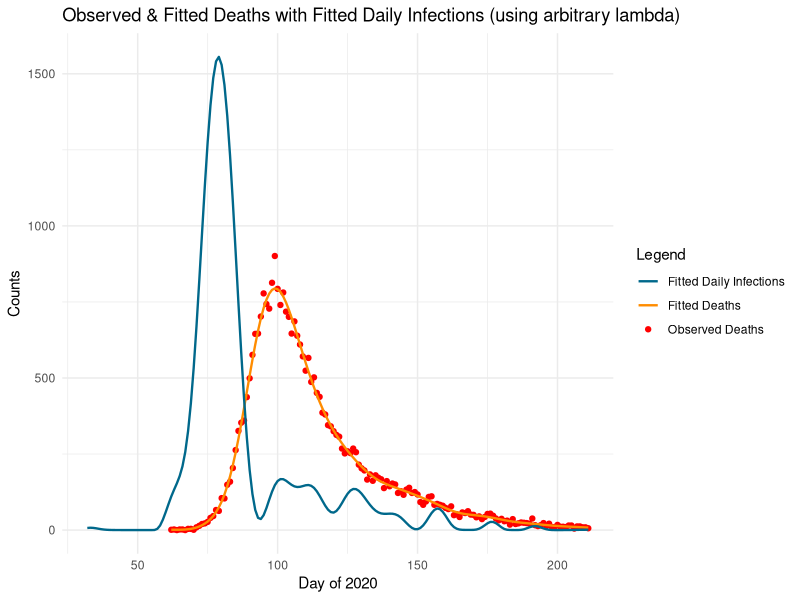
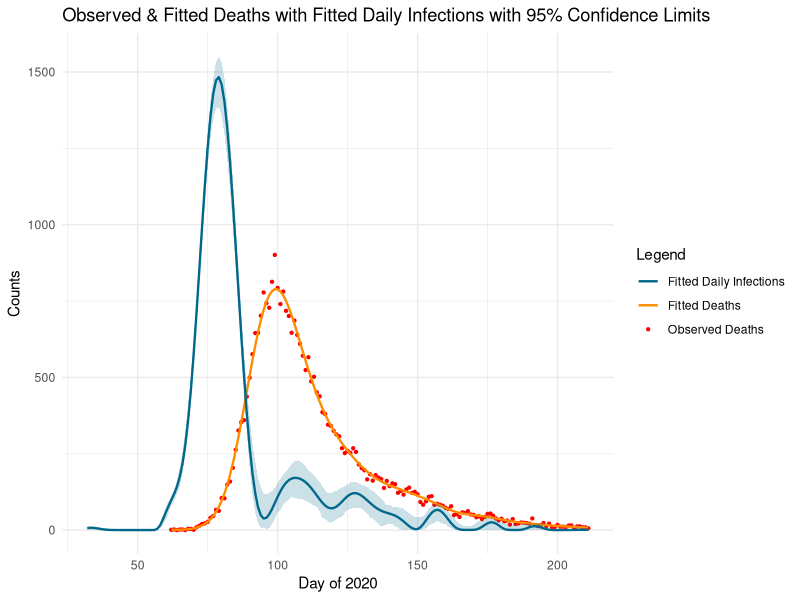

Generate these figures, in order, with R:
# Jackson Cramer (s2274544), Maximillian McCourt (s2145762), Natalia Montalvo Cabornero (s1969053)

# Our group worked collaboratively on the development and optimisation of all 
# exercises. Although tasks were divided among us, we maintained a balanced 
# workload through regular code reviews, debugging sessions, and problem-solving 
# meetings.

# Jackson focused on the development of the log likelihood and gradient 
#   functions, the finite-difference test, and the creation of our plots.
# Max focused on building the function used to evaluate X_tilde, X, and S, as 
#   well as the creation of the 95% confidence interval through bootstrapping.
# Natalia focused on code optimisation, the calculation of an appropriate lambda 
#   using the BIC criterion, and code comments. 

# Link to github repo: https://github.com/mhmc0808/ESP_GroupWorks.git
# Note about github repo: Our group used the same repo for the other projects.
# The code for project 3 can be found in the GW3 folder, and is titled proj3.r

######### GENERAL DESCRIPTION #########

# This project implements a smooth deconvolution model to estimate daily 
# COVID-19 infections from observed hospital death data in England during 2020. 
# The model reconstructs the infection trajectory by deconvolving death counts 
# using a probabilistic distribution from infection to death. We model the 
# daily infections as a smooth function of time using B-splines, and fit the 
# model by minimising a penalised negative log likelihood of a Poisson 
# distribution. This allows us to model the unobserved infections that led to 
# the observed deaths.

# Import necessary libraries and read data
library(splines)
library(ggplot2)
data <- read.table("engcov.txt")

######### MODEL SETUP ##########

# evaluate_matrices() function constructs the following matrices and components 
# of the deconvolution model; 
#   X_tilde - B-spline basis matrix, 
#   X - Convolution matrix mapping infections to deaths via delay distribution, 
#   S - penalty matrix for smoothness regulatisation.
evaluate_matrices <- function(n, k = 80, edur = 3.151, sdur = 0.469, f_seq) {
  
  # Inputs:
  #   n - number of observed death days 
  #   k - number of B-spline basis functions
  #   edur - log(mean) time from infection to death
  #   sdur - log(standard deviation) time from infection to death
  #   f_seq - sequence of infection days
  
  # Penalty matrix for second-order differences
  S <- crossprod(diff(diag(k), diff=2))
  
  # Construct sequence of k+4 knots for B-splines
  # First, construct k-2 equally-spaced knots from lower to upper bound of f_seq
  middle_seq <- seq(f_seq[1], f_seq[length(f_seq)], length.out = k-2)
  # Then define step size of our knots
  step <- middle_seq[2] - middle_seq[1]
  # Use step size to extend sequence of knots
  knots <- c(
    seq(to = min(middle_seq) - step, by = step, length.out = 3),  # 3 knots below
    middle_seq,                                                   # middle knots
    seq(from = max(middle_seq) + step, by = step, length.out = 3) # 3 knots above
  )
  
  # B-spline basis matrix for infection function f(t)
  X_tilde <- splineDesign(knots, f_seq)
  
  # Delay distribution from infection to death (pd)
  d <- 1:k
  pd <- dlnorm(d, edur, sdur)
  pd <- pd / sum(pd)      # normalise to sum to 1
  print(length(pd))
  m <- length(pd)         # number of delay days  
  r <- nrow(X_tilde)      # number of infection days
  
  # Build convolution weight matrix W
  W <- matrix(0, n, r)
  for (i in 1:n) {
    idxs <- (30 + i - (1:m))              # indices accounting for 30-day lag
    valid <- which(idxs > 0 & idxs <= r)  # restrict indices to valid range
    # Assign pd to valid infection days for i-th row
    W[i, idxs[valid]] <- pd[1:length(valid)] 
  }
  
  # Convolution matrix mapping infections to expected deaths
  X <- W %*% X_tilde
  
  return(list(X_tilde=X_tilde,S=S,X=X))
}

## --- Generate model matrices --- ##

# Define number of observed death days in our dataset
n <- length(data$date) 

# Lower and upper bounds of our days of infection
lb <- min(data$julian) - 30 # initialise 30 days before the first observed death
ub <- max(data$julian)
# Sequence of days of infection from defined lower to upper bound
f_seq <- seq(lb, ub, by=1)

# Construct model matrices 
model_matrices <- evaluate_matrices(n, f_seq=f_seq)

# Extract individual matrices
X <- model_matrices$X
X_tilde <- model_matrices$X_tilde
S <- model_matrices$S


######### PENALISED NEGATIVE LOG-LIKELIHOOD FUNCTIONS ##########

## --- Penalised Negative Log-Likelihood Function --- ##

# pnll() function finds the penalised negative log-likelihood for fitting a 
# Poisson deconvolution model, adding a smoothness penalty to prevent 
# overfitting. We transform gamma vector to exponential scale (beta) to enforce 
# positive coefficients for the B-spline basis functions.
pnll <- function(y, gamma, X, S, lambda) {
  
  # Inputs:
  #   y - vector of observed deaths
  #   gamma - vector of transformed parameters: beta = exp(gamma) to ensure 
  #           positive coefficients for the B-spline basis
  #   X - convolution matrix
  #   S - penalty matrix
  #   lambda - smoothing parameter
  
  B <- exp(gamma)               # transformation of coefficients
  mu <- X %*% B                 # expected deaths
  
  # Smoothing penalty term
  penalty <- 1/2*lambda * sum(B * (S %*% B))
  
  # Poisson log-likelihood 
  # (note log(y!) value dropped as it will not affect beta optimisation)
  ll_pois <- sum(y*log(mu) - mu)
  
  # Penalised negative log likelihood
  pnll <- -ll_pois + penalty
  return(pnll)
}


## --- Gradient of the Penalised Negative Log-Likelihood Function --- ##

# pnll_grad() function computes the gradient of the penalised negative 
# log-likelihood defined in our previous function pnll().
pnll_grad <- function(y, gamma, X, S, lambda){
  
  # Inputs:
  #   y - vector of observed deaths
  #   gamma - vector of transformed parameters: beta = exp(gamma) to ensure 
  #           positive coefficients for the B-spline basis
  #   X - convolution matrix
  #   S - penalty matrix
  #   lambda - smoothing parameter
  
  B <- exp(gamma)                     # transform to original scale
  mu <- X %*% B                       # expected deaths
  
  # Smoothness penalty gradient
  penalty_grad <- lambda * (S %*% B) * B  
  
  # Gradient of Poisson log-likelihood
  F_value <- diag(as.vector(y/mu - 1)) %*% X %*% diag(B)            
  ll_pois_grad <- colSums(F_value)
  
  # Gradient of penalised negative log-likelihood
  pnll_grad <- - ll_pois_grad + penalty_grad
  
  return(pnll_grad)
}


## --- Test functions using finite differences --- ##

# Extract data for y
y <- data$nhs
# Define arbitrary lambda and k
lambda <- 5e-5
k <- 80
# Initialise gamma as zero-vector
gamma <- rep(0,k)

# Initialise parameter vector as zero-vector
th0 <- gamma         
# Initialise vector to store finite-difference gradient estimates
fd <- numeric(length(th0))     

# Evaluate penalised negative log-likelihood at th0
pnll0 <- pnll(y = y, gamma = th0, X = X, S = S, lambda = lambda) 

# Small perturbation step for finite difference calculations
eps <- 1e-7                   

# Loop over parameters of th0
for (i in 1:length(th0)){ 
  # Define th1 as th0 but with perturbation of eps for i-th parameter 
  th1 <- th0; th1[i] <- th1[i] + eps
  # Compute pnll for perturbed th1
  pnll1 <- pnll(y = y, gamma = th1, X = X, S = S, lambda = lambda)
  # Finite-difference approximation with respect to parameter i 
  fd[i] <- (pnll1 - pnll0) / eps
}

# Find analytic gradient at th0 
grad_test <- pnll_grad(y = y, gamma = th0, X = X, S = S, lambda = lambda)

# Maximum absolute difference (across all parameters) between analytic gradient 
# and finite difference gradient approximation 
max_diff <- max(abs(grad_test-fd)) 
print(paste("Maximum gradient difference:", round(max_diff,8)))


######### INITIAL MODEL FITTING ##########

# Fit model using BFGS method with initial lambda for sanity check.
# This provides a preliminary fit using pnll() and pnll_grad() function to 
# verify the model is working correctly before proceeding with smoothing 
# parameter selection (using pre-defined y, X, S variables).
fit <- optim(par = gamma, fn = pnll, gr = pnll_grad,
             y = y, X = X, S = S, lambda = lambda, method = "BFGS", 
             control=list(maxit=1000, reltol=1e-8)) # ensure convergence

# Extract estimated parameters after optimisation
gamma_hat <- fit$par
B_hat <- exp(gamma_hat) # transform to original beta scale

# Compute fitted deaths and fitted infections using estimated beta vector
fitted_deaths <- as.vector(X %*% B_hat)
fitted_infections <- as.vector(X_tilde %*% B_hat)

# Compare with actual data of daily deaths
true_deaths <- data$nhs       
day_of_2020 <- data$julian    

# Comparison plot: observed vs fitted deaths
initial_plot <- ggplot() +
  # True deaths
  geom_point(aes(x = day_of_2020, y = true_deaths, color = "Observed Deaths")) +
  # Fitted deaths and infections
  geom_line(aes(x = day_of_2020, y = fitted_deaths, color = "Fitted Deaths"), 
            linewidth = 0.8) +
  geom_line(aes(x = f_seq, y = fitted_infections, color = "Fitted Daily Infections"), 
            linewidth = 0.8) +
  labs( # label axes and title
    x = "Day of 2020",
    y = "Counts",
    color = "Legend",
    title = "Observed & Fitted Deaths with Fitted Daily Infections (using arbitrary lambda)"
  ) +
  scale_color_manual( # manually assign colors
    values = c(
      "Observed Deaths" = "red",
      "Fitted Deaths" = "darkorange",
      "Fitted Daily Infections" = "deepskyblue4"
    )
  ) +
  theme_minimal()

initial_plot # display initial plot


######### SMOOTHING PARAMETER SELECTION ##########

# number of observations in dataset
n <- length(y)                  

## --- Poisson Log-Likelihood Function --- ##

# ll() function computes the log-likelihood for fitting our Poisson 
# deconvolution model, given our observed data and estimated beta vector. 
ll <- function(y, beta_hat, X) {
  
  # Inputs:
  #   y - vector of observed death counts
  #   beta_hat - vector of estimated B-spline coefficients
  #   X - convolution design matrix
  
  # Expected deaths under current parameters
  mu <- X %*% beta_hat
  
  # Poisson log likelihood 
  ll_pois <- sum(y*log(mu) - mu - lgamma(y+1))
  return(ll_pois)
}

## --- Grid search for optimal smoothing parameter based on minimised BIC --- ##

# Define grid of smoothing parameter values (transformed to original scale)
lambda_seq <- exp(seq(-13,-7,length=50))

# Initialise vector to store BIC values
BIC <- numeric(length(lambda_seq))
# Initialise empty matrix to store fitted gamma parameters
gammas <- matrix(NA, nrow = length(lambda_seq), ncol=80)

# Grid search over lambda values to find optimal smoothing parameter
for (i in seq_along(lambda_seq)){                                             

  lambda <- lambda_seq[i] # current smoothing parameter
  
  # Fit penalised Poisson model with current lambda using BFGS optimisation
  # using previously fitted gamma_hat parameters
  fit <- optim(par = gamma_hat, fn = pnll, gr = pnll_grad,
               y = y, X = X, S = S, lambda = lambda, method = "BFGS", 
               control=list(maxit=1000, reltol=1e-8)) # ensure convergence 
  
  # Extract estimated parameters and convert to original scale
  gamma_i <- fit$par
  gammas[i,] <- gamma_i
  beta_par <- exp(gamma_i)
  # Find fitted mu parameter
  mu_hat <- as.vector(X %*% beta_par)
  
  # Compute weight vector for Hessian calculation
  w <- as.vector(y/(mu_hat^2))
  
  # Compute Hessian matrices:
  H0 <- crossprod(X * sqrt(w))  # Log-Likelihood Hessian, without penalty
  H_lambda <- H0 + lambda * S   # Penalised Hessian, with smoothing parameter
  
  # Compute Effective Degrees of Freedom (EDF)
  R <- chol(H_lambda)
  H_invH0 <- backsolve(R, backsolve(R, H0, transpose = TRUE))
  EDF <- sum(diag(H_invH0))
  
  # Bayesian Information Criterion (BIC) calculation
  BIC[i] <- -2*ll(y, beta_par, X) + log(n)*EDF
}

# Identify optimal lambda and corresponding fitted gamma that minimise BIC
BIC_min <- min(BIC)
lambda_bic <- lambda_seq[which(BIC==BIC_min)]
gamma_bic <- gammas[which(BIC==BIC_min),]


######### BOOTSTRAP UNCERTAINTY QUANTIFICATION #########
# For bootstrap resamples, each observation contributes proportionally to the
# weights of the pnll and its gradient, so we need to modify both

## --- Weighted Penalised Negative Log-Likelihood Function --- ##

# pnll_w() function finds the weighted version of previously defined pnll() 
# function for non-parametric bootstrapping. 
pnll_w <- function(y, gamma, X, S, lambda, w) {
  
  # Inputs:
  #   y - vector of observed deaths
  #   gamma - vector of transformed parameters: beta = exp(gamma) to ensure 
  #           positive coefficients for the B-spline basis functions
  #   X - convolution matrix
  #   S - penalty matrix
  #   lambda - smoothing parameter
  #   w - vector of bootstrap weights 
  
  B <- exp(gamma)               # transform to original scale
  mu <- X %*% B                 # expected deaths
  
  # Smoothing penalty term
  penalty <- 1/2*lambda* sum(B*(S %*% B))   
  
  # Weighted Poisson log-likelihood
  # (note log(y!) value dropped as it will not affect beta optimisation)
  ll_pois <- sum(w * (y*log(mu) - mu))
  
  # Penalised negative log-likelihood with weights
  pnll <- -ll_pois + penalty
  return(pnll)
}

## --- Gradient of Weighted Penalised Negative Log-Likelihood Function --- ##

# pnll_grad_w() function finds the weighted version of previously defined 
# pnll_grad() function for non-parametric bootstrapping.
pnll_grad_w <- function(y, gamma, X, S, lambda, w){
  
  # Inputs:
  #   y - vector of observed deaths
  #   gamma - vector of transformed parameters: beta = exp(gamma) to ensure 
  #           positive coefficients for the B-spline basis functions
  #   X - convolution matrix
  #   S - penalty matrix
  #   lambda - smoothing parameter
  #   w - vector of bootstrap weights 
  
  B <- exp(gamma)               # transform to original scale
  mu <- X %*% B                 # expected deaths
  
  # Smoothing penalty gradient 
  penalty_grad <- lambda * (S %*% B) * B
  
  # Gradient of the weighted log-likelihood
  F_value <- diag(as.vector(w * (y/mu - 1))) %*% X %*% diag(B) 
  ll_pois_grad <- colSums(F_value)

  # Gradient of penalised negative log-likelihood
  pnll_grad <- -ll_pois_grad + penalty_grad
  return(pnll_grad)
}

## --- Bootstrap resampling and refitting --- ##

# Number of bootstrap replicates for uncertainty estimation
n_bootstrap <- 200

# Initialise empty matrix to store bootstrap replicates
#   Each column represents a different bootstrap sample
#   Each row represents f(t) value for day t
f_hat_boot <- matrix(0, nrow = nrow(X_tilde), ncol = n_bootstrap)

# Perform bootstrapping 
for (b in 1:n_bootstrap) {
  
  # Generate non-parametric bootstrap weights 
  wb <- tabulate(sample(n, replace = TRUE), n)
  
  # Fit penalised model using bootstrap weights via BFGS method, using optimised 
  # lambda and gamma parameters (that previously produced minimised BIC).
  fit_b <- optim(par = gamma_bic, fn = pnll_w, gr = pnll_grad_w,       
                 y = y, X = X, S = S, lambda = lambda_bic, method = "BFGS", 
                 w = wb,                                 # bootstrap weights
                 control=list(maxit=1000, reltol=1e-8))  # ensure convergence              
  
  # Extract fitted parameters and transform to original scale
  B_b <- exp(fit_b$par) 
  
  # Compute estimated daily infection for this bootstrap sample
  f_hat_boot[, b] <- X_tilde %*% B_b
}


######### FINAL VISUALISATION AND RESULTS #########

## --- Summary statistics from the bootstrap distribution --- ##

# 95% Confidence intervals from bootstrap samples (2.5% and 97.5% quantiles)
f_hat_int <- apply(f_hat_boot, 1, quantile, probs = c(0.025, 0.975)) 

# Transform gamma vector with minimised BIC to original scale
B_bic_hat <- exp(gamma_bic)   

# Re-calculate fitted deaths and fitted infections using optimised beta vector
fitted_deaths_optimised <- as.vector(X %*% B_bic_hat)                                         
fitted_infections_optimised <- as.vector(X_tilde %*% B_bic_hat)

## --- Final plot --- ##

# Plots observed daily death data alongside fitted deaths and fitted 
# infection curve from model with optimised beta vector
final_plot <- ggplot() +
  # True deaths
  geom_point(aes(x = day_of_2020, y = true_deaths, color = "Observed Deaths"), 
             size = 0.8) +
  # Fitted deaths
  geom_line(aes(x = day_of_2020, y = fitted_deaths_optimised, color = "Fitted Deaths"), 
            linewidth = 0.8) +
  # Daily infection rate with 95% CI
  geom_ribbon(aes(x = f_seq, ymin = f_hat_int[1,], ymax = f_hat_int[2,]), fill = "deepskyblue4", 
              alpha = 0.2) +
  geom_line(aes(x = f_seq, y = fitted_infections_optimised, color = "Fitted Daily Infections"), 
            linewidth = 0.8) +
  labs( # label axes and title
    x = "Day of 2020",
    y = "Counts",
    color = "Legend",
    title = "Observed & Fitted Deaths with Fitted Daily Infections with 95% Confidence Limits"
  ) +
  scale_color_manual( # manually assign colors
    values = c(
      "Observed Deaths" = "red",
      "Fitted Deaths" = "darkorange",
      "Fitted Daily Infections" = "deepskyblue4"
    )
  ) +
  theme_minimal()

final_plot  # display final plot
